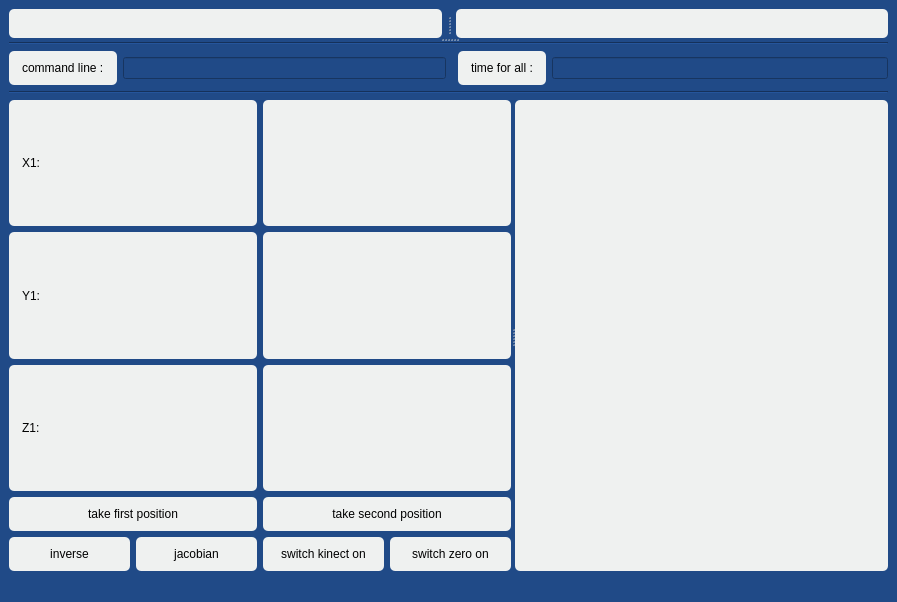
<?xml version="1.0" encoding="UTF-8"?>
<ui version="4.0">
 <class>MainWindow4</class>
 <widget class="QMainWindow" name="MainWindow4">
  <property name="geometry">
   <rect>
    <x>0</x>
    <y>0</y>
    <width>897</width>
    <height>602</height>
   </rect>
  </property>
  <property name="windowTitle">
   <string>MainWindow</string>
  </property>
  <property name="styleSheet">
   <string notr="true">background-color: rgb(32, 74, 135);</string>
  </property>
  <widget class="QWidget" name="centralwidget">
   <layout class="QVBoxLayout" name="verticalLayout_4">
    <item>
     <widget class="QSplitter" name="splitter_3">
      <property name="orientation">
       <enum>Qt::Vertical</enum>
      </property>
      <widget class="QSplitter" name="splitter_2">
       <property name="orientation">
        <enum>Qt::Horizontal</enum>
       </property>
       <property name="handleWidth">
        <number>14</number>
       </property>
       <widget class="MainWindow4::CustomLabel" name="label">
        <property name="styleSheet">
         <string notr="true">QLabel{
background-color: #EFF1F0;
color: rgb(0, 0, 0);
border-width: 2px;
border-radius: 5px;
}
</string>
        </property>
        <property name="text">
         <string/>
        </property>
       </widget>
       <widget class="QLabel" name="label_2">
        <property name="styleSheet">
         <string notr="true">QLabel{
background-color: #EFF1F0;
color: rgb(0, 0, 0);
border-width: 2px;
border-radius: 5px;
}</string>
        </property>
        <property name="text">
         <string/>
        </property>
       </widget>
      </widget>
      <widget class="QWidget" name="layoutWidget">
       <layout class="QVBoxLayout" name="verticalLayout_3">
        <item>
         <layout class="QVBoxLayout" name="verticalLayout_2">
          <item>
           <widget class="Line" name="line_3">
            <property name="orientation">
             <enum>Qt::Horizontal</enum>
            </property>
           </widget>
          </item>
          <item>
           <layout class="QHBoxLayout" name="horizontalLayout_8">
            <item>
             <layout class="QHBoxLayout" name="horizontalLayout_6">
              <item>
               <widget class="QLabel" name="label_3">
                <property name="styleSheet">
                 <string notr="true">QLabel{
background-color: #EFF1F0;
color: rgb(0, 0, 0);
border-width: 2px;
border-radius: 5px;
padding: 10px;
}</string>
                </property>
                <property name="text">
                 <string>command line :</string>
                </property>
               </widget>
              </item>
              <item>
               <widget class="QLineEdit" name="lineEdit"/>
              </item>
             </layout>
            </item>
            <item>
             <layout class="QHBoxLayout" name="horizontalLayout_7">
              <item>
               <widget class="Line" name="line_2">
                <property name="orientation">
                 <enum>Qt::Horizontal</enum>
                </property>
               </widget>
              </item>
              <item>
               <widget class="QLabel" name="label_4">
                <property name="styleSheet">
                 <string notr="true">QLabel{
background-color: #EFF1F0;
color: rgb(0, 0, 0);
border-width: 2px;
border-radius: 5px;
padding: 10px;
}</string>
                </property>
                <property name="text">
                 <string>time for all :</string>
                </property>
               </widget>
              </item>
              <item>
               <widget class="QLineEdit" name="time_for_all"/>
              </item>
             </layout>
            </item>
           </layout>
          </item>
          <item>
           <widget class="Line" name="line">
            <property name="orientation">
             <enum>Qt::Horizontal</enum>
            </property>
           </widget>
          </item>
         </layout>
        </item>
        <item>
         <widget class="QSplitter" name="splitter">
          <property name="orientation">
           <enum>Qt::Horizontal</enum>
          </property>
          <widget class="QWidget" name="layoutWidget">
           <layout class="QVBoxLayout" name="verticalLayout">
            <item>
             <layout class="QHBoxLayout" name="horizontalLayout_5">
              <item>
               <widget class="QLabel" name="label_9">
                <property name="styleSheet">
                 <string notr="true">QLabel{
background-color: #EFF1F0;
color: rgb(0, 0, 0);
border-width: 2px;
border-radius: 5px;
padding: 10px;
}</string>
                </property>
                <property name="text">
                 <string>X1: </string>
                </property>
               </widget>
              </item>
              <item>
               <widget class="QLabel" name="label_6">
                <property name="styleSheet">
                 <string notr="true">QLabel{
background-color: #EFF1F0;
color: rgb(0, 0, 0);
border-width: 2px;
border-radius: 5px;
padding: 10px;
}</string>
                </property>
                <property name="text">
                 <string/>
                </property>
               </widget>
              </item>
             </layout>
            </item>
            <item>
             <layout class="QHBoxLayout" name="horizontalLayout_4">
              <item>
               <widget class="QLabel" name="label_11">
                <property name="styleSheet">
                 <string notr="true">QLabel{
background-color: #EFF1F0;
color: rgb(0, 0, 0);
border-width: 2px;
border-radius: 5px;
padding: 10px;
}</string>
                </property>
                <property name="text">
                 <string>Y1: </string>
                </property>
               </widget>
              </item>
              <item>
               <widget class="QLabel" name="label_7">
                <property name="styleSheet">
                 <string notr="true">QLabel{
background-color: #EFF1F0;
color: rgb(0, 0, 0);
border-width: 2px;
border-radius: 5px;
padding: 10px;
}</string>
                </property>
                <property name="text">
                 <string/>
                </property>
               </widget>
              </item>
             </layout>
            </item>
            <item>
             <layout class="QHBoxLayout" name="horizontalLayout_3">
              <item>
               <widget class="QLabel" name="label_10">
                <property name="styleSheet">
                 <string notr="true">QLabel{
background-color: #EFF1F0;
color: rgb(0, 0, 0);
border-width: 2px;
border-radius: 5px;
padding: 10px;
}</string>
                </property>
                <property name="text">
                 <string>Z1: </string>
                </property>
               </widget>
              </item>
              <item>
               <widget class="QLabel" name="label_8">
                <property name="styleSheet">
                 <string notr="true">QLabel{
background-color: #EFF1F0;
color: rgb(0, 0, 0);
border-width: 2px;
border-radius: 5px;
padding: 10px;
}</string>
                </property>
                <property name="text">
                 <string/>
                </property>
               </widget>
              </item>
             </layout>
            </item>
            <item>
             <layout class="QHBoxLayout" name="horizontalLayout_2">
              <item>
               <widget class="QPushButton" name="take_first">
                <property name="styleSheet">
                 <string notr="true">QPushButton {
border-width: 2px;
border-style: outset;
border-color:#8E3B35;
    background-color: #EFF1F0; /* Cornflower blue */
    color: #000000; /* White */
    border: none;
    border-radius: 5px;
    padding: 10px;}

QPushButton:hover {
    background-color:#c74209;
    border-style: inset;
}</string>
                </property>
                <property name="text">
                 <string>take first position</string>
                </property>
               </widget>
              </item>
              <item>
               <widget class="QPushButton" name="take_second">
                <property name="styleSheet">
                 <string notr="true">QPushButton {
border-width: 2px;
border-style: outset;
border-color:#8E3B35;
    background-color: #EFF1F0; /* Cornflower blue */
    color: #000000; /* White */
    border: none;
    border-radius: 5px;
    padding: 10px;}

QPushButton:hover {
    background-color:#c74209;
    border-style: inset;
}</string>
                </property>
                <property name="text">
                 <string>take second position</string>
                </property>
               </widget>
              </item>
             </layout>
            </item>
            <item>
             <layout class="QHBoxLayout" name="horizontalLayout">
              <item>
               <widget class="QPushButton" name="pushButton_2">
                <property name="styleSheet">
                 <string notr="true">QPushButton {
border-width: 2px;
border-style: outset;
border-color:#8E3B35;
    background-color: #EFF1F0; /* Cornflower blue */
    color: #000000; /* White */
    border: none;
    border-radius: 5px;
    padding: 10px;}

QPushButton:hover {
    background-color:#c74209;
    border-style: inset;
}</string>
                </property>
                <property name="text">
                 <string>inverse</string>
                </property>
               </widget>
              </item>
              <item>
               <widget class="QPushButton" name="pushButton_4">
                <property name="styleSheet">
                 <string notr="true">QPushButton {
border-width: 2px;
border-style: outset;
border-color:#8E3B35;
    background-color: #EFF1F0; /* Cornflower blue */
    color: #000000; /* White */
    border: none;
    border-radius: 5px;
    padding: 10px;}

QPushButton:hover {
    background-color:#c74209;
    border-style: inset;
}</string>
                </property>
                <property name="text">
                 <string>jacobian</string>
                </property>
               </widget>
              </item>
              <item>
               <widget class="QPushButton" name="pushButton_3">
                <property name="styleSheet">
                 <string notr="true">QPushButton {
border-width: 2px;
border-style: outset;
border-color:#8E3B35;
    background-color: #EFF1F0; /* Cornflower blue */
    color: #000000; /* White */
    border: none;
    border-radius: 5px;
    padding: 10px;}

QPushButton:hover {
    background-color:#c74209;
    border-style: inset;
}</string>
                </property>
                <property name="text">
                 <string>switch kinect on</string>
                </property>
               </widget>
              </item>
              <item>
               <widget class="QPushButton" name="pushButton">
                <property name="styleSheet">
                 <string notr="true">QPushButton {
border-width: 2px;
border-style: outset;
border-color:#8E3B35;
    background-color: #EFF1F0; /* Cornflower blue */
    color: #000000; /* White */
    border: none;
    border-radius: 5px;
    padding: 10px;}

QPushButton:hover {
    background-color:#c74209;
    border-style: inset;
}</string>
                </property>
                <property name="text">
                 <string>switch zero on</string>
                </property>
               </widget>
              </item>
             </layout>
            </item>
           </layout>
          </widget>
          <widget class="QPlainTextEdit" name="textEdit">
           <property name="styleSheet">
            <string notr="true">QPlainTextEdit{
background-color: #EFF1F0;
color: rgb(0, 0, 0);
border-width: 2px;
border-radius: 5px;
padding: 10px;
}</string>
           </property>
          </widget>
         </widget>
        </item>
       </layout>
      </widget>
     </widget>
    </item>
   </layout>
  </widget>
  <widget class="QMenuBar" name="menubar">
   <property name="geometry">
    <rect>
     <x>0</x>
     <y>0</y>
     <width>897</width>
     <height>22</height>
    </rect>
   </property>
  </widget>
  <widget class="QStatusBar" name="statusbar"/>
 </widget>
 <customwidgets>
  <customwidget>
   <class>MainWindow4::CustomLabel</class>
   <extends>QLabel</extends>
   <header location="global">mainwindow4.h</header>
  </customwidget>
 </customwidgets>
 <resources/>
 <connections/>
</ui>
